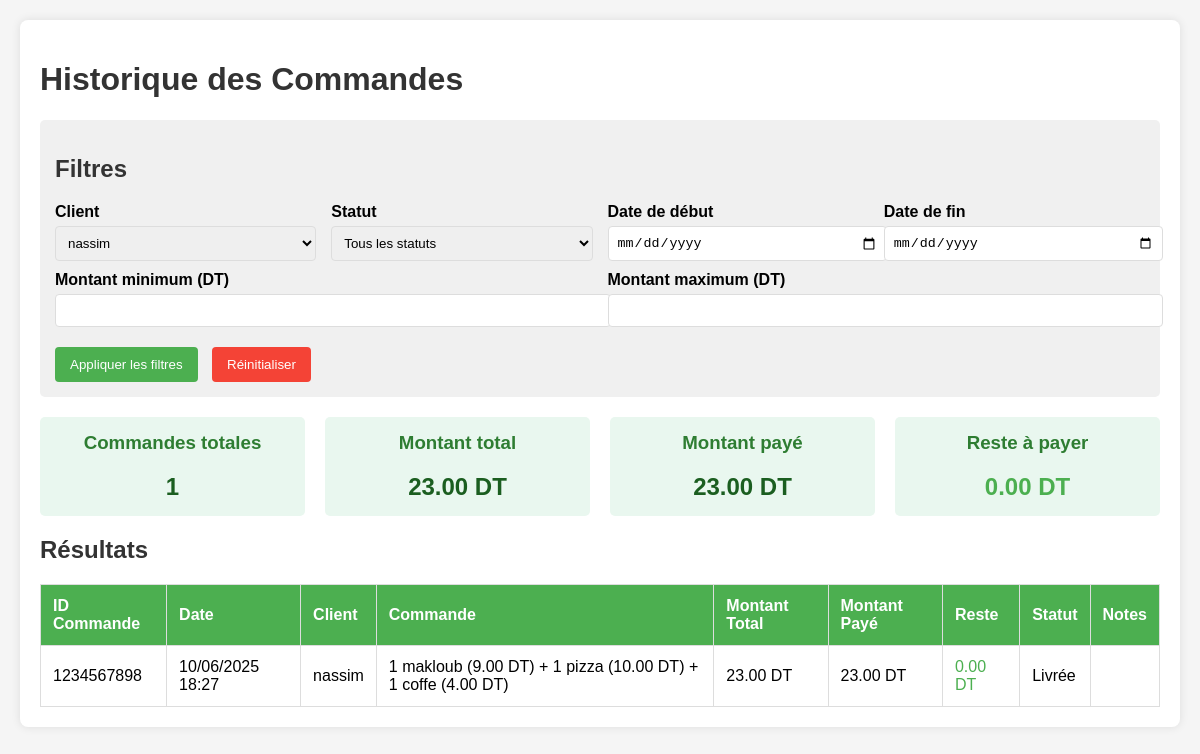
Screenshot of /connexion/statistique.php?client_id=9 with the database file from the repository.
### tables this page shows
CREATE TABLE `historique_commandes` (
  `historique_id` int(11) NOT NULL,
  `commande_id` int(11) NOT NULL,
  `client_id` int(11) NOT NULL,
  `date_commande` datetime NOT NULL,
  `montant_total` decimal(10,2) NOT NULL,
  `montant_paye` decimal(10,2) DEFAULT 0.00,
  `reste` decimal(10,2) GENERATED ALWAYS AS (`montant_paye` - `montant_total`) STORED,
  `statut` enum('en attente','en préparation','assignée','en livraison','livrée','annulée') DEFAULT 'en attente',
  `notes` text DEFAULT NULL,
  `commande` varchar(1000) DEFAULT NULL,
  `date_archivage` datetime DEFAULT current_timestamp()
);

CREATE TABLE `clients` (
  `client_id` int(11) NOT NULL,
  `nom` varchar(50) NOT NULL,
  `telephone` varchar(20) NOT NULL,
  `adresse` text NOT NULL
);

### connexion/statistique.php (the view, shortened to what this page needs)
<?php
$host = '127.0.0.1';
$dbname = 'bellavista';
$username = 'root';
$password = '';
try {
    $pdo = new PDO("mysql:host=$host;dbname=$dbname;charset=utf8mb4", $username, $password);
    $pdo->setAttribute(PDO::ATTR_ERRMODE, PDO::ERRMODE_EXCEPTION);
} catch (PDOException $e) {
    die("Could not connect to the database: " . $e->getMessage());
}
$client_id = isset($_GET['client_id']) && $_GET['client_id'] !== '' ? (int)$_GET['client_id'] : null;
$date_from = isset($_GET['date_from']) && $_GET['date_from'] !== '' ? $_GET['date_from'] : '';
$date_to = isset($_GET['date_to']) && $_GET['date_to'] !== '' ? $_GET['date_to'] : '';
$min_amount = isset($_GET['min_amount']) && $_GET['min_amount'] !== '' ? (float)$_GET['min_amount'] : null;
$max_amount = isset($_GET['max_amount']) && $_GET['max_amount'] !== '' ? (float)$_GET['max_amount'] : null;
$query = "SELECT h.*, c.nom as client_name
          FROM historique_commandes h
          JOIN clients c ON h.client_id = c.client_id
          WHERE 1=1";
$params = [];
if ($client_id !== null) {
    $query .= " AND h.client_id = :client_id";
    $params[':client_id'] = $client_id;
}
$query .= " ORDER BY h.date_commande DESC";
$stmt = $pdo->prepare($query);
$stmt->execute($params);
$orders = $stmt->fetchAll(PDO::FETCH_ASSOC);
$stats_query = "SELECT
                COUNT(*) as total_orders,
                SUM(montant_total) as total_amount,
                SUM(montant_paye) as total_paid,
                SUM(montant_total - montant_paye) as total_remaining
                FROM historique_commandes h
                WHERE 1=1";
$stats_params = [];
if ($client_id !== null) {
    $stats_query .= " AND h.client_id = :client_id";
    $stats_params[':client_id'] = $client_id;
}
$stats_stmt = $pdo->prepare($stats_query);
$stats_stmt->execute($stats_params);
$stats = $stats_stmt->fetch(PDO::FETCH_ASSOC);
$clients = $pdo->query("SELECT client_id, nom FROM clients ORDER BY nom")->fetchAll(PDO::FETCH_ASSOC);
?>
<!DOCTYPE html>
<html lang="fr">
<head>
</head>
<body>
    <div class="container">
        <h1>Historique des Commandes</h1>
        <div class="filter-section">
            <h2>Filtres</h2>
            <form method="get" action="statistique.php">
                <div class="filter-row">
                    <div class="filter-group">
                        <label for="client_id">Client</label>
                        <select id="client_id" name="client_id">
                            <?php foreach ($clients as $client): ?>
                                <option value="<?= $client['client_id'] ?>" <?= $client_id == $client['client_id'] ? 'selected' : '' ?>>
                                    <?= htmlspecialchars($client['nom']) ?>
                                </option>
                            <?php endforeach; ?>
                        </select>
                    </div>
                    <div class="filter-group">
                        <label for="status">Statut</label>
                        <select id="status" name="status">
                            <option value="">Tous les statuts</option>
                        </select>
                    </div>
                    <div class="filter-group">
                        <label for="date_from">Date de début</label>
                        <input type="date" id="date_from" name="date_from" value="<?= htmlspecialchars($date_from) ?>">
                    </div>
                    <div class="filter-group">
                        <label for="date_to">Date de fin</label>
                        <input type="date" id="date_to" name="date_to" value="<?= htmlspecialchars($date_to) ?>">
                    </div>
                </div>
                <div class="filter-row">
                    <div class="filter-group">
                        <label for="min_amount">Montant minimum (DT)</label>
                        <input type="number" step="0.01" min="0" id="min_amount" name="min_amount"
                               value="<?= $min_amount !== null ? htmlspecialchars($min_amount) : '' ?>">
                    </div>
                    <div class="filter-group">
                        <label for="max_amount">Montant maximum (DT)</label>
                        <input type="number" step="0.01" min="0" id="max_amount" name="max_amount"
                               value="<?= $max_amount !== null ? htmlspecialchars($max_amount) : '' ?>">
                    </div>
                </div>
                <button type="submit">Appliquer les filtres</button>
                <button type="button" class="reset" onclick="window.location.href='statistique.php'">Réinitialiser</button>
            </form>
        </div>
        <div class="stats">
            <div class="stat-card">
                <h3>Commandes totales</h3>
                <div class="stat-value"><?= $stats['total_orders'] ?? 0 ?></div>
            </div>
            <div class="stat-card">
                <h3>Montant total</h3>
                <div class="stat-value"><?= number_format($stats['total_amount'] ?? 0, 2) ?> DT</div>
            </div>
            <div class="stat-card">
                <h3>Montant payé</h3>
                <div class="stat-value"><?= number_format($stats['total_paid'] ?? 0, 2) ?> DT</div>
            </div>
            <div class="stat-card">
                <h3>Reste à payer</h3>
                <div class="stat-value <?= ($stats['total_remaining'] ?? 0) < 0 ? 'negative-amount' : 'positive-amount' ?>">
                    <?= number_format(abs($stats['total_remaining'] ?? 0), 2) ?> DT
                </div>
            </div>
        </div>
        <h2>Résultats</h2>
        <table>
            <thead>
                <tr>
                    <th>ID Commande</th>
                    <th>Date</th>
                    <th>Client</th>
                    <th>Commande</th>
                    <th>Montant Total</th>
                    <th>Montant Payé</th>
                    <th>Reste</th>
                    <th>Statut</th>
                    <th>Notes</th>
                </tr>
            </thead>
            <tbody>
                <?php foreach ($orders as $order): ?>
                    <tr>
                        <td><?= htmlspecialchars($order['commande_id']) ?></td>
                        <td><?= date('d/m/Y H:i', strtotime($order['date_commande'])) ?></td>
                        <td><?= htmlspecialchars($order['client_name']) ?></td>
                        <td><?= htmlspecialchars($order['commande']) ?></td>
                        <td><?= number_format($order['montant_total'], 2) ?> DT</td>
                        <td><?= number_format($order['montant_paye'], 2) ?> DT</td>
                        <td class="<?= ($order['montant_total'] - $order['montant_paye']) < 0 ? 'negative-amount' : 'positive-amount' ?>">
                            <?= number_format($order['montant_total'] - $order['montant_paye'], 2) ?> DT
                        </td>
                        <td class="status-<?= str_replace(' ', '-', strtolower($order['statut'])) ?>">
                            <?= ucfirst($order['statut']) ?>
                        </td>
                        <td><?= htmlspecialchars($order['notes']) ?></td>
                    </tr>
                <?php endforeach; ?>
            </tbody>
        </table>
    </div>
</body>
</html>

### connexion/statistique.php (style rules this page uses)
body { font-family: Arial, sans-serif; margin: 0; padding: 20px; background-color: #f5f5f5; }
.container { max-width: 1200px; margin: 0 auto; background: white; padding: 20px; border-radius: 8px; box-shadow: 0 0 10px rgba(0,0,0,0.1); }
h1, h2 { color: #333; }
.filter-section { background: #f0f0f0; padding: 15px; border-radius: 5px; margin-bottom: 20px; }
.filter-row { display: flex; flex-wrap: wrap; gap: 15px; margin-bottom: 10px; }
.filter-group { flex: 1; min-width: 200px; }
label { display: block; margin-bottom: 5px; font-weight: bold; }
select, input { width: 100%; padding: 8px; border: 1px solid #ddd; border-radius: 4px; }
button { background-color: #4CAF50; color: white; padding: 10px 15px; border: none; border-radius: 4px; cursor: pointer; margin-top: 10px; margin-right: 10px; }
button.reset { background-color: #f44336; }
.stats { display: flex; flex-wrap: wrap; gap: 20px; margin-bottom: 20px; }
.stat-card { flex: 1; min-width: 200px; background: #e9f7ef; padding: 15px; border-radius: 5px; text-align: center; }
.stat-card h3 { margin-top: 0; color: #2e7d32; }
.stat-value { font-size: 24px; font-weight: bold; color: #1b5e20; }
table { width: 100%; border-collapse: collapse; margin-top: 20px; }
th, td { border: 1px solid #ddd; padding: 12px; text-align: left; }
th { background-color: #4CAF50; color: white; }
.positive-amount { color: #4caf50; }

### rows the page displays
historique_commandes: commande "1234567898", date_commande "10/06/2025 18:27", client.nom "nassim", commande "1 makloub (9.00 DT) + 1 pizza (10.00 DT) + 1 coffe (4.00 DT)", montant_total "23.00", montant_paye "23.00", $order['montant_total'] - $order['montant_paye'] "0.00", statut "Livrée"

### other values shown
$stats['total_orders'] "1"
$stats['total_amount'] "23.00"
$stats['total_paid'] "23.00"
abs($stats['total_remaining'] ?? 0) "0.00"
form field client_id "nassim"
